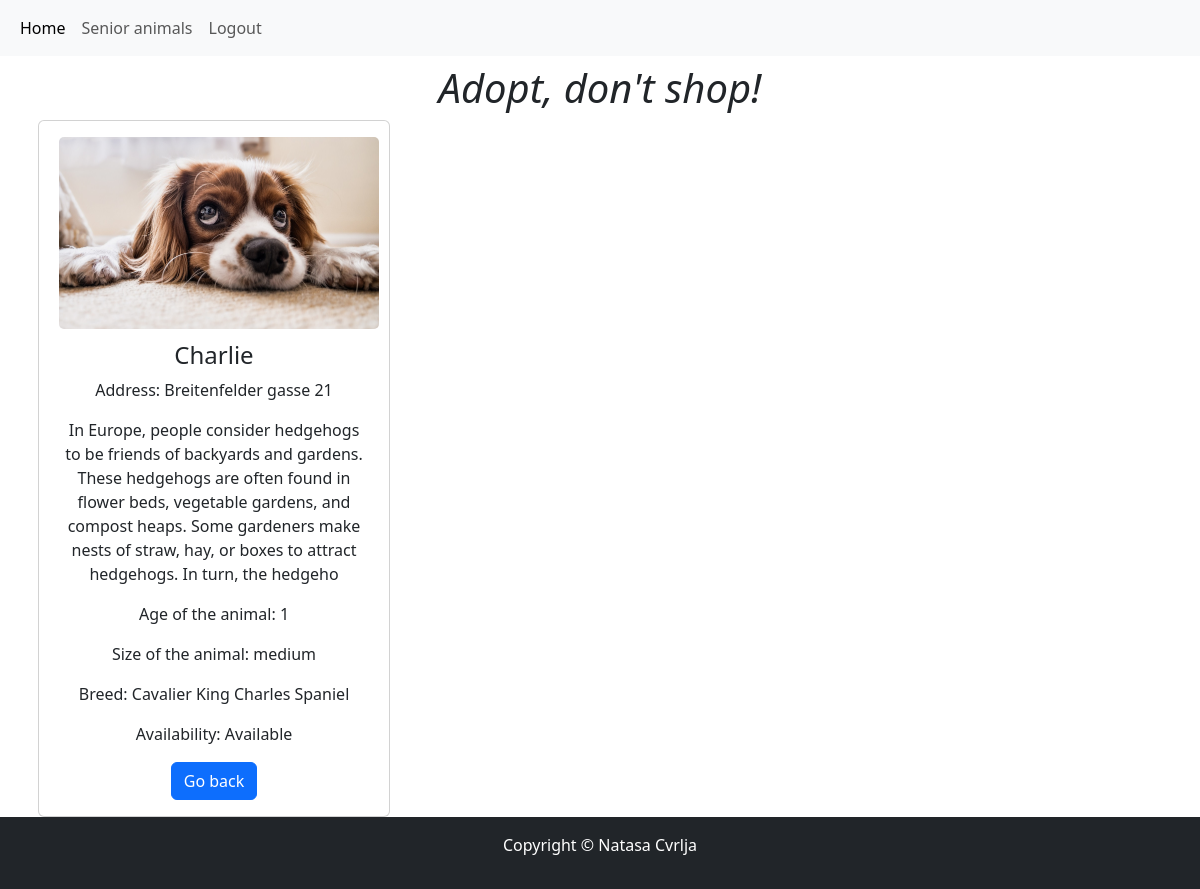
Page /details.php?id=2 (signed in) on the committed database.
### tables this page shows
CREATE TABLE `animals` (
  `id` int(11) NOT NULL,
  `name` varchar(50) NOT NULL,
  `image` varchar(100) NOT NULL,
  `address` varchar(100) NOT NULL,
  `description` varchar(255) NOT NULL,
  `age` int(11) NOT NULL,
  `size` varchar(50) NOT NULL,
  `breed` varchar(80) NOT NULL,
  `availability` varchar(30) NOT NULL DEFAULT 'Available'
);

### details.php (the view, shortened to what this page needs)
<?php
    require_once "db_connect.php";
    $id = $_GET['id'];
    $sql = "SELECT * FROM animals WHERE id = {$id}";
    $result = mysqli_query($connect, $sql);
    $row = mysqli_fetch_assoc($result);
    $body = "";
    $body .= "<div class='card' style='width: 22rem; text-align: center;'>
    <div class='card-body'>
    <div>
      <img class='card-img object-fit-cover' style='width: 20rem; height: 12rem;' src='images/{$row['image']}'>
      <h4 class='card-title' style='margin-top:4%'>{$row["name"]}</h4>
      <p class='card-text'>Address: {$row["address"]}</p>
      <p class='card-text'>{$row["description"]}</p>
      <p class='card-text'>Age of the animal: {$row["age"]}</p>
      <p class='card-text'>Size of the animal: {$row["size"]}</p>
      <p class='card-text'>Breed: {$row["breed"]}</p>
      <p class='card-text'>Availability: {$row["availability"]}</p>
      <a href='home.php' class='btn btn-primary'>Go back</a>
      </div>
    </div>
  </div>"
?>
<!DOCTYPE html>
<html lang="en">
<head>
    <link href="https://cdn.jsdelivr.net/npm/bootstrap@5.3.1/dist/css/bootstrap.min.css" rel="stylesheet">
</head>
<body>
<nav class="navbar navbar-expand-lg bg-body-tertiary" >
        <div class="container-fluid">
            <ul class="navbar-nav me-auto mb-2 mb-lg-0" >
                <li class="nav-item">
                    <a class="nav-link active" aria-current="page" href="home.php" >Home</a>
                </li>
                <li class="nav-item">
          <a class="nav-link" href="senior.php">Senior animals</a>
        </li>
                <li class="nav-item">
                    <a class="nav-link" href="logout.php?logout">Logout</a >
                </li>
            </ul>
        </div>
    </nav>
<div class="container my-2 text-center">
    <h1><i>Adopt, don't shop!</i></h1>
</div>
<div class="container">
    <div class="row row-cols-lg-4 row-cols-md-3 row-cols-sm-2 row-cols-xs-1 g-2">
        <?= $body ?>
    </div>
</div>
<footer>
        <div stlye="height: 20px; width: 100%;" class="text-center py-3 bg-dark ">
            <p style="color: white;">Copyright © Natasa Cvrlja</p>
        </div>
    </footer>
</body>
</html>

### rows in the picture
animals: image (picture), name "Charlie", address "Breitenfelder gasse 21", description "In Europe, people consider hedgehogs to be friends of backyards and gardens. These hedgehogs are often found in flower beds, vegetable gardens, and compost heaps. Some gardeners make nests of straw, hay, or boxes to attract hedgehogs. In turn, the hedgeho", age "1", size "medium", breed "Cavalier King Charles Spaniel", availability "Available"
